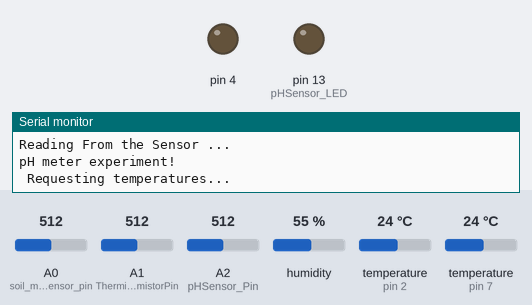
Recording of a sketch running on a simulated Arduino Uno, built with avr-gcc and run on an emulated ATmega328P. Parts: output pins drawn as LEDs (lit = HIGH), the last lines printed to the serial monitor. The inputs (shaded band) are chosen by the test bench; at power-on: A0 (soil_moisture_sensor_pin) = 512, A1 (ThermistorTemp_ThermistorPin) = 512, A2 (pHSensor_Pin) = 512, humidity 55 %, temperature (sensors on pin 2, pin 7) 24 °C.

Above: at 0.1 s.
At 0.9 s:
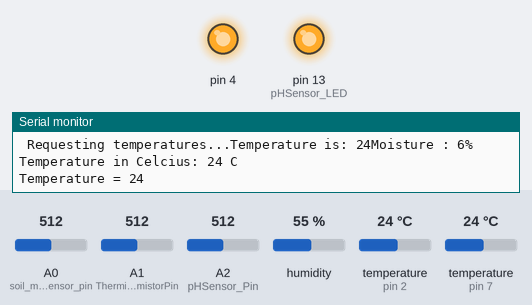
Timing chart, 0 to 2.4 s (numbered marks = the images above):
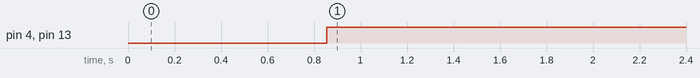

The sketch:

Consolidated.ino
```cpp
#include <DallasTemperature.h> //For Liquid Temperature Sensor

#include <OneWire.h> // For Liquid Temperature Sensor

#include <dht.h> // For DHT11 Temperature Sensor

#define LIQUIDTEMP_ONE_WIRE_BUS 2 // Digital Pin 2 for Liquid Temperature Sensor

#define DHT11Temp_PIN 7 // Digital Pin 7 for DHT11 Temperature Sensor

#define pHSensor_Pin A2 //pH meter Analog output to Arduino Analog Input Pin 2 for pH Sensor

#define pHSensor_Offset 0.00 //Deviation compensate for pH Sensor

#define pHSensor_LED 13 // For pH sensor

#define pHSensor_samplingInterval 20 // For pH Sensor

#define pHSensor_printInterval 800 //For pH Sensor

#define pHSensor_ArrayLenth  40 //Times of collection for pH Sensor

OneWire LiquidTemp_oneWire(LIQUIDTEMP_ONE_WIRE_BUS); //For Liquid Temperature Sensor

DallasTemperature LiquidTemp_sensors(&LiquidTemp_oneWire); //For Liquid Temperature Sensor

dht DHT11Temp_DHT; //For DHT11 Temperature Sensor

int soil_moisture_sensor_pin = A0; // Analog Pin 0 for Soil Moisture Sensor

int ThermistorTemp_ThermistorPin = A1; //Thermistor Temperature Analog Pin 1

int pHSensor_pHArray[pHSensor_ArrayLenth]; //Store the average value of the sensor feedback for pH Sensor

int pHSensor_pHArrayIndex=0; // For pH Sensor

const int BackupWatering_MOISTURE_LEVEL = 250; // The Value After The LED Goes On for Backup Watering System


void setup() {

  Serial.begin(9600);
  LiquidTemp_Setup(); //For Liquid Temperature Sensor
  SoilMoistureSetup(); // For Soil Moisture Sensor
  ThermistorTemp_Setup(); // For Thermistor Temperature Sensor
  DHT11Temp_Setup(); // For DHT11 Temperature Sensor
  phSensor_Setup(); // For pH Sensor
  BackupWatering_Setup(); // For BAckup Watering System

   }

void LedState(int state)
{
  digitalWrite(13,state);  // Function for Backup Watering System
}

void loop() {

  int Liquid_Temp = LiquidTemp_Loop(); //For Liquid Temperature Sensor

  Serial.print("Temperature is: "); //For Liquid Temperature Sensor

  Serial.print(Liquid_Temp); //For Liquid Temperature Sensor

  int Soil_Moisture = SoilMoistureLoop(); // For Soil Moisture Sensor

  Serial.print("Moisture : "); // For Soil Moisture Sensor

  Serial.print(Soil_Moisture); // For Soil Moisture Sensor

  Serial.println("%"); // For Soil Moisture Sensor

  int Temperature_Thermistor_Output = ThermistorTemp_Loop(); // For Thermistor Temperature Sensor

  Serial.print("Temperature in Celcius: "); // For Thermistor Temperature Sensor

  Serial.print(Temperature_Thermistor_Output); // For Thermistor Temperature Sensor

  Serial.println(" C"); // For Thermistor Temperature Sensor

  int DHT11_Output = DHT11Temp_Loop(); // For DHT11 Temperature Sensor

  Serial.print("Temperature = "); // For DHT11 Temperature Sensor

  Serial.println(DHT11_Output); // For DHT11 Temperature Sensor

  float pHSensor_Output = pHSensor_Loop();

  Serial.print("pH value: ");

  Serial.print(pHSensor_Output);

  BackupWatering_Loop();


  delay(1000);

   }


void LiquidTemp_Setup() // Liquid Temperature Setup

{
  // start serial port

 Serial.println("Dallas Temperature IC Control Library Demo");

 // Start up the library

 LiquidTemp_sensors.begin();

}

int LiquidTemp_Loop() //Liquid Temperature Loop
{
  int Temp_Output;

 Serial.print(" Requesting temperatures...");

 LiquidTemp_sensors.requestTemperatures(); // Send the command to get temperature readings

 Temp_Output = LiquidTemp_sensors.getTempCByIndex(0);

 return Temp_Output;

}

void SoilMoistureSetup() // Soil Moisture Setup
{

   Serial.println("Reading From the Sensor ...");

}


int SoilMoistureLoop() //Soil Moisture Loop
{
  int output_value ;

   output_value= analogRead(soil_moisture_sensor_pin);

   output_value = map(output_value,550,0,0,100);

   return output_value;
}

void ThermistorTemp_Setup()
{

}

int ThermistorTemp_Loop()
{
  int ThermistorTemp_Vo;

  float ThermistorTemp_R1 = 10000;

  float ThermistorTemp_logR2, ThermistorTemp_R2, ThermistorTemp_T, ThermistorTemp_Tc;

  float ThermistorTemp_c1 = 1.009249522e-03, ThermistorTemp_c2 = 2.378405444e-04, ThermistorTemp_c3 = 2.019202697e-07;

  ThermistorTemp_Vo = analogRead(ThermistorTemp_ThermistorPin);

  ThermistorTemp_R2 = ThermistorTemp_R1 * (1023.0 / (float)ThermistorTemp_Vo - 1.0);

  ThermistorTemp_logR2 = log(ThermistorTemp_R2);

  ThermistorTemp_T = (1.0 / (ThermistorTemp_c1 + ThermistorTemp_c2*ThermistorTemp_logR2 + ThermistorTemp_c3*ThermistorTemp_logR2*ThermistorTemp_logR2*ThermistorTemp_logR2));

  ThermistorTemp_Tc = ThermistorTemp_T - 273.15;

  return ThermistorTemp_Tc;

}

void DHT11Temp_Setup()
{

}

int DHT11Temp_Loop()
{

  int chk = DHT11Temp_DHT.read11(DHT11Temp_PIN);
  int DHT11Temp_Output = DHT11Temp_DHT.temperature;
  return DHT11Temp_Output;
}

void phSensor_Setup()
{
  pinMode(pHSensor_LED,OUTPUT);
  Serial.println("pH meter experiment!");    //Test the serial monitor
}

float pHSensor_Loop()
{
  static unsigned long samplingTime = millis();
  static unsigned long printTime = millis();
  static float pHValue,voltage;
  if(millis()-samplingTime > pHSensor_samplingInterval)
  {
      pHSensor_pHArray[pHSensor_pHArrayIndex++]=analogRead(pHSensor_Pin);
      if(pHSensor_pHArrayIndex==pHSensor_ArrayLenth)pHSensor_pHArrayIndex=0;
      voltage = avergearray(pHSensor_pHArray, pHSensor_ArrayLenth)*5.0/1024;
      pHValue = 3.5*voltage+pHSensor_Offset;
      samplingTime=millis();
  }
  if(millis() - printTime > pHSensor_printInterval)   //Every 800 milliseconds, print a numerical, convert the state of the LED indicator
  {
        digitalWrite(pHSensor_LED,digitalRead(pHSensor_LED)^1);
        printTime=millis();
        return pHValue;
  }
}

double avergearray(int* arr, int number){
  int i;
  int max,min;
  double avg;
  long amount=0;
  if(number<=0){
    Serial.println("Error number for the array to avraging!/n");
    return 0;
  }
  if(number<5){   //less than 5, calculated directly statistics
    for(i=0;i<number;i++){
      amount+=arr[i];
    }
    avg = amount/number;
    return avg;
  }else{
    if(arr[0]<arr[1]){
      min = arr[0];max=arr[1];
    }
    else{
      min=arr[1];max=arr[0];
    }
    for(i=2;i<number;i++){
      if(arr[i]<min){
        amount+=min;        //arr<min
        min=arr[i];
      }else {
        if(arr[i]>max){
          amount+=max;    //arr>max
          max=arr[i];
        }else{
          amount+=arr[i]; //min<=arr<=max
        }
      }//if
    }//for
    avg = (double)amount/(number-2);
  }//if
  return avg;
}

void BackupWatering_Setup()
{
  pinMode(13, OUTPUT);
  pinMode(4, OUTPUT);

}

void BackupWatering_Loop()
{
  int moisture = analogRead(soil_moisture_sensor_pin);
  if(moisture > BackupWatering_MOISTURE_LEVEL)
  {
    LedState(HIGH);
    digitalWrite(4,HIGH);
  }
  else
  {
    LedState(LOW);
    digitalWrite(4,LOW);
  }

  delay(500);
}
```

Measured:
- by itself, pin 4, pin 13 (pHSensor_LED): LOW → HIGH at 0.86 s
